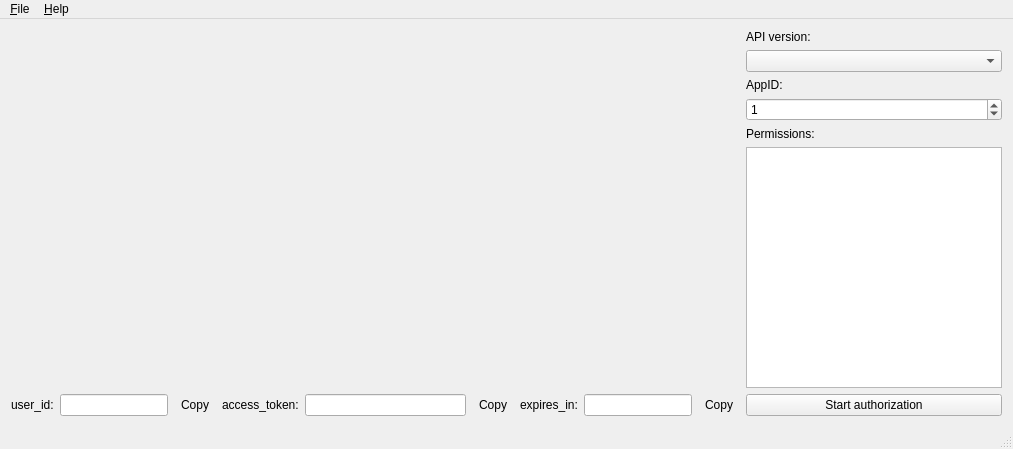
<?xml version="1.0" encoding="UTF-8"?>
<ui version="4.0">
 <class>MainWindow</class>
 <widget class="QMainWindow" name="MainWindow">
  <property name="geometry">
   <rect>
    <x>0</x>
    <y>0</y>
    <width>1013</width>
    <height>449</height>
   </rect>
  </property>
  <widget class="QWidget" name="centralWidget">
   <layout class="QHBoxLayout" name="horizontalLayout_2">
    <item>
     <layout class="QVBoxLayout" name="verticalLayout_2">
      <item>
       <widget class="VkAuthView" name="authView" native="true">
        <property name="sizePolicy">
         <sizepolicy hsizetype="Expanding" vsizetype="Expanding">
          <horstretch>0</horstretch>
          <verstretch>0</verstretch>
         </sizepolicy>
        </property>
       </widget>
      </item>
      <item>
       <layout class="QHBoxLayout" name="horizontalLayout">
        <item>
         <widget class="QLabel" name="userId_label">
          <property name="text">
           <string>user_id:</string>
          </property>
         </widget>
        </item>
        <item>
         <widget class="QLineEdit" name="userId_lineEdit">
          <property name="sizePolicy">
           <sizepolicy hsizetype="Preferred" vsizetype="Fixed">
            <horstretch>0</horstretch>
            <verstretch>0</verstretch>
           </sizepolicy>
          </property>
         </widget>
        </item>
        <item>
         <widget class="QToolButton" name="copyUserId_toolButton">
          <property name="text">
           <string>Copy</string>
          </property>
          <property name="autoRaise">
           <bool>true</bool>
          </property>
         </widget>
        </item>
        <item>
         <widget class="QLabel" name="accessToken_label">
          <property name="text">
           <string>access_token:</string>
          </property>
         </widget>
        </item>
        <item>
         <widget class="QLineEdit" name="accessToken_lineEdit"/>
        </item>
        <item>
         <widget class="QToolButton" name="copyAccessToken_toolButton">
          <property name="text">
           <string>Copy</string>
          </property>
          <property name="autoRaise">
           <bool>true</bool>
          </property>
         </widget>
        </item>
        <item>
         <widget class="QLabel" name="expiresIn_label">
          <property name="text">
           <string>expires_in:</string>
          </property>
         </widget>
        </item>
        <item>
         <widget class="QLineEdit" name="expiresIn_lineEdit">
          <property name="sizePolicy">
           <sizepolicy hsizetype="Preferred" vsizetype="Fixed">
            <horstretch>0</horstretch>
            <verstretch>0</verstretch>
           </sizepolicy>
          </property>
         </widget>
        </item>
        <item>
         <widget class="QToolButton" name="copyExpiresIn_toolButton">
          <property name="text">
           <string>Copy</string>
          </property>
          <property name="autoRaise">
           <bool>true</bool>
          </property>
         </widget>
        </item>
       </layout>
      </item>
     </layout>
    </item>
    <item>
     <layout class="QVBoxLayout" name="verticalLayout">
      <item>
       <widget class="QLabel" name="apiVersion_label">
        <property name="text">
         <string>API version:</string>
        </property>
       </widget>
      </item>
      <item>
       <widget class="QComboBox" name="apiVersion_comboBox"/>
      </item>
      <item>
       <widget class="QLabel" name="appId_label">
        <property name="text">
         <string>AppID:</string>
        </property>
       </widget>
      </item>
      <item>
       <widget class="QSpinBox" name="appId_spinBox">
        <property name="maximum">
         <number>999999999</number>
        </property>
        <property name="value">
         <number>1</number>
        </property>
       </widget>
      </item>
      <item>
       <widget class="QLabel" name="permissions_label">
        <property name="text">
         <string>Permissions:</string>
        </property>
       </widget>
      </item>
      <item>
       <widget class="QListWidget" name="permissions_listWidget">
        <property name="sizePolicy">
         <sizepolicy hsizetype="Preferred" vsizetype="Expanding">
          <horstretch>0</horstretch>
          <verstretch>0</verstretch>
         </sizepolicy>
        </property>
       </widget>
      </item>
      <item>
       <widget class="QPushButton" name="auth_pushButton">
        <property name="text">
         <string>Start authorization</string>
        </property>
       </widget>
      </item>
     </layout>
    </item>
   </layout>
  </widget>
  <widget class="QMenuBar" name="menuBar">
   <property name="geometry">
    <rect>
     <x>0</x>
     <y>0</y>
     <width>1013</width>
     <height>20</height>
    </rect>
   </property>
   <widget class="QMenu" name="menu_File">
    <property name="title">
     <string>&amp;File</string>
    </property>
    <addaction name="quit_action"/>
   </widget>
   <widget class="QMenu" name="menu_Help">
    <property name="title">
     <string>&amp;Help</string>
    </property>
    <addaction name="about_action"/>
    <addaction name="aboutQt_action"/>
   </widget>
   <addaction name="menu_File"/>
   <addaction name="menu_Help"/>
  </widget>
  <widget class="QStatusBar" name="statusBar"/>
  <action name="quit_action">
   <property name="text">
    <string>&amp;Quit</string>
   </property>
  </action>
  <action name="about_action">
   <property name="text">
    <string>&amp;About...</string>
   </property>
  </action>
  <action name="aboutQt_action">
   <property name="text">
    <string>About &amp;Qt...</string>
   </property>
  </action>
 </widget>
 <layoutdefault spacing="6" margin="11"/>
 <customwidgets>
  <customwidget>
   <class>VkAuthView</class>
   <extends>QWidget</extends>
   <header location="global">vkauthview.h</header>
   <container>1</container>
  </customwidget>
 </customwidgets>
 <tabstops>
  <tabstop>apiVersion_comboBox</tabstop>
  <tabstop>appId_spinBox</tabstop>
  <tabstop>permissions_listWidget</tabstop>
  <tabstop>auth_pushButton</tabstop>
  <tabstop>userId_lineEdit</tabstop>
  <tabstop>copyUserId_toolButton</tabstop>
  <tabstop>accessToken_lineEdit</tabstop>
  <tabstop>copyAccessToken_toolButton</tabstop>
  <tabstop>expiresIn_lineEdit</tabstop>
  <tabstop>copyExpiresIn_toolButton</tabstop>
 </tabstops>
 <resources/>
 <connections/>
</ui>
